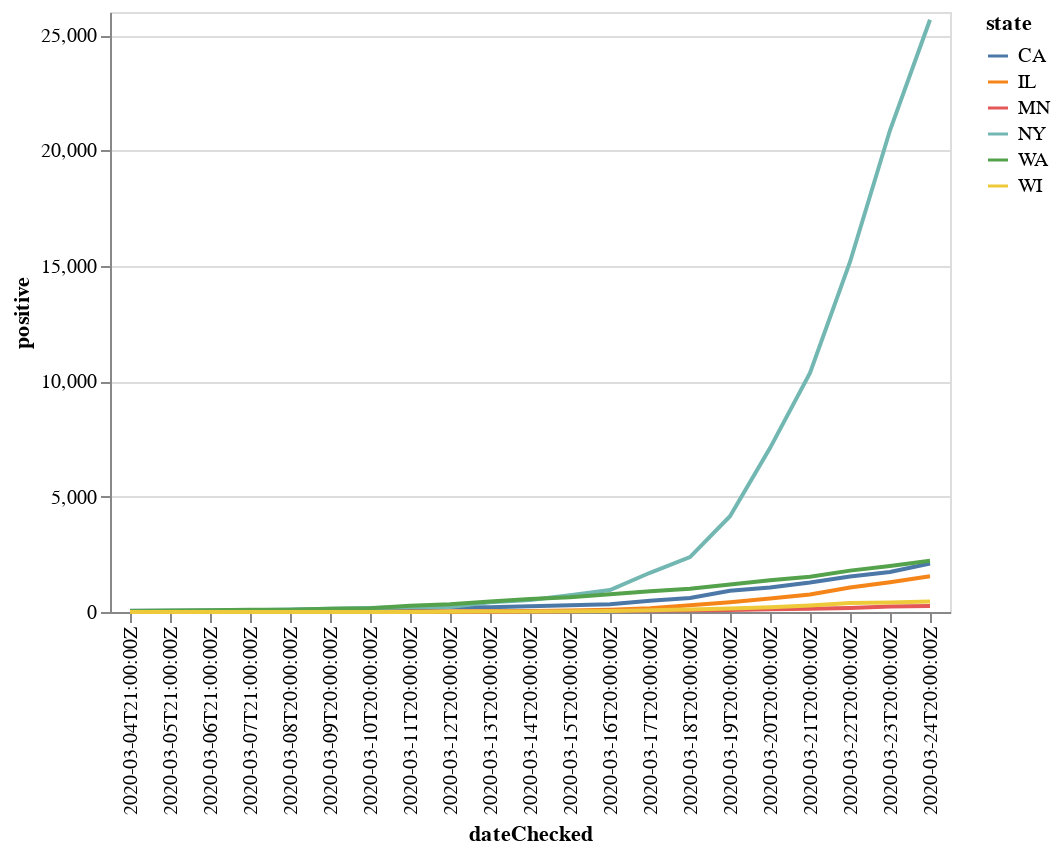

The notebook cell this image was saved under:
### Code cell
all_curve_linear = alt.Chart(filtered).mark_line().encode(
    x='dateChecked',
    y='positive',
    color="state"
)
all_curve_linear

### Figure 1 — Vega-Lite specification as saved in the notebook (floating-point values rounded to 4 significant figures)
{"config": {"view": {"continuousWidth": 400, "continuousHeight": 300}}, "data": {"name": "data-dd9cf3550367fa18b88a570924646359"}, "mark": "line", "encoding": {"color": {"type": "nominal", "field": "state"}, "x": {"type": "nominal", "field": "dateChecked"}, "y": {"type": "quantitative", "field": "positive"}}, "$schema": "https://vega.github.io/schema/vega-lite/v4.0.2.json", "datasets": {"data-dd9cf3550367fa18b88a570924646359": [{"date": 20200324, "state": "CA", "positive": 2102.0, "negative": 13450.0, "pending": 12100.0, "hospitalized": null, "death": 40.0, "total": 27654, "dateChecked": "2020-03-24T20:00:00Z", "totalTestResults": 15554}, {"date": 20200324, "state": "IL", "positive": 1551.0, "negative": 9934.0, "pending": null, "hospitalized": null, "death": 16.0, "total": 11485, "dateChecked": "2020-03-24T20:00:00Z", "totalTestResults": 11485}, {"date": 20200324, "state": "MN", "positive": 262.0, "negative": 5550.0, "pending": null, "hospitalized": 21.0, "death": 1.0, "total": 5812, "dateChecked": "2020-03-24T20:00:00Z", "totalTestResults": 5812}, {"date": 20200324, "state": "NY", "positive": 25660.0, "negative": 65600.0, "pending": null, "hospitalized": 3234.0, "death": 210.0, "total": 91270, "dateChecked": "2020-03-24T20:00:00Z", "totalTestResults": 91270}, {"date": 20200324, "state": "WA", "positive": 2221.0, "negative": 31710.0, "pending": null, "hospitalized": null, "death": 110.0, "total": 33933, "dateChecked": "2020-03-24T20:00:00Z", "totalTestResults": 33933}, {"date": 20200324, "state": "WI", "positive": 457.0, "negative": 8237.0, "pending": null, "hospitalized": null, "death": 5.0, "total": 8694, "dateChecked": "2020-03-24T20:00:00Z", "totalTestResults": 8694}, {"date": 20200323, "state": "CA", "positive": 1733.0, "negative": 12570.0, "pending": 12100.0, "hospitalized": null, "death": 27.0, "total": 26400, "dateChecked": "2020-03-23T20:00:00Z", "totalTestResults": 14300}, {"date": 20200323, "state": "IL", "positive": 1285.0, "negative": 8583.0, "pending": null, "hospitalized": null, "death": 12.0, "total": 9868, "dateChecked": "2020-03-23T20:00:00Z", "totalTestResults": 9868}, {"date": 20200323, "state": "MN", "positive": 235.0, "negative": 4511.0, "pending": null, "hospitalized": 17.0, "death": 1.0, "total": 4746, "dateChecked": "2020-03-23T20:00:00Z", "totalTestResults": 4746}, {"date": 20200323, "state": "NY", "positive": 20880.0, "negative": 57410.0, "pending": null, "hospitalized": 2635.0, "death": 114.0, "total": 78289, "dateChecked": "2020-03-23T20:00:00Z", "totalTestResults": 78289}, {"date": 20200323, "state": "WA", "positive": 1996.0, "negative": 28880.0, "pending": null, "hospitalized": null, "death": 95.0, "total": 30875, "dateChecked": "2020-03-23T20:00:00Z", "totalTestResults": 30875}, {"date": 20200323, "state": "WI", "positive": 416.0, "negative": 7050.0, "pending": null, "hospitalized": null, "death": 5.0, "total": 7466, "dateChecked": "2020-03-23T20:00:00Z", "totalTestResults": 7466}, {"date": 20200322, "state": "CA", "positive": 1536.0, "negative": 11300.0, "pending": null, "hospitalized": null, "death": 27.0, "total": 12840, "dateChecked": "2020-03-22T20:00:00Z", "totalTestResults": 12840}, {"date": 20200322, "state": "IL", "positive": 1058.0, "negative": 7271.0, "pending": null, "hospitalized": null, "death": 9.0, "total": 8329, "dateChecked": "2020-03-22T20:00:00Z", "totalTestResults": 8329}, {"date": 20200322, "state": "MN", "positive": 169.0, "negative": 4511.0, "pending": null, "hospitalized": 12.0, "death": 1.0, "total": 4680, "dateChecked": "2020-03-22T20:00:00Z", "totalTestResults": 4680}, {"date": 20200322, "state": "NY", "positive": 15170.0, "negative": 46230.0, "pending": null, "hospitalized": 1974.0, "death": 114.0, "total": 61401, "dateChecked": "2020-03-22T20:00:00Z", "totalTestResults": 61401}, {"date": 20200322, "state": "WA", "positive": 1793.0, "negative": 25330.0, "pending": null, "hospitalized": null, "death": 94.0, "total": 27121, "dateChecked": "2020-03-22T20:00:00Z", "totalTestResults": 27121}, {"date": 20200322, "state": "WI", "positive": 385.0, "negative": 6230.0, "pending": null, "hospitalized": null, "death": 4.0, "total": 6615, "dateChecked": "2020-03-22T20:00:00Z", "totalTestResults": 6615}, {"date": 20200321, "state": "CA", "positive": 1279.0, "negative": 11250.0, "pending": null, "hospitalized": null, "death": 24.0, "total": 12528, "dateChecked": "2020-03-21T20:00:00Z", "totalTestResults": 12528}, {"date": 20200321, "state": "IL", "positive": 759.0, "negative": 5488.0, "pending": null, "hospitalized": null, "death": 6.0, "total": 6247, "dateChecked": "2020-03-21T20:00:00Z", "totalTestResults": 6247}, {"date": 20200321, "state": "MN", "positive": 138.0, "negative": 3952.0, "pending": null, "hospitalized": null, "death": 1.0, "total": 4090, "dateChecked": "2020-03-21T20:00:00Z", "totalTestResults": 4090}, {"date": 20200321, "state": "NY", "positive": 10360.0, "negative": 35080.0, "pending": null, "hospitalized": 1603.0, "death": 44.0, "total": 45437, "dateChecked": "2020-03-21T20:00:00Z", "totalTestResults": 45437}, {"date": 20200321, "state": "WA", "positive": 1524.0, "negative": 21720.0, "pending": null, "hospitalized": null, "death": 83.0, "total": 23243, "dateChecked": "2020-03-21T20:00:00Z", "totalTestResults": 23243}, {"date": 20200321, "state": "WI", "positive": 281.0, "negative": 4628.0, "pending": null, "hospitalized": null, "death": 4.0, "total": 4909, "dateChecked": "2020-03-21T20:00:00Z", "totalTestResults": 4909}, {"date": 20200320, "state": "CA", "positive": 1063.0, "negative": 10420.0, "pending": null, "hospitalized": null, "death": 20.0, "total": 11487, "dateChecked": "2020-03-20T20:00:00Z", "totalTestResults": 11487}, {"date": 20200320, "state": "IL", "positive": 590.0, "negative": 3696.0, "pending": null, "hospitalized": null, "death": 5.0, "total": 4286, "dateChecked": "2020-03-20T20:00:00Z", "totalTestResults": 4286}, {"date": 20200320, "state": "MN", "positive": 115.0, "negative": 3741.0, "pending": null, "hospitalized": null, "death": null, "total": 3856, "dateChecked": "2020-03-20T20:00:00Z", "totalTestResults": 3856}, {"date": 20200320, "state": "NY", "positive": 7102.0, "negative": 25320.0, "pending": null, "hospitalized": null, "death": 35.0, "total": 32427, "dateChecked": "2020-03-20T20:00:00Z", "totalTestResults": 32427}, {"date": 20200320, "state": "WA", "positive": 1376.0, "negative": 19340.0, "pending": null, "hospitalized": null, "death": 74.0, "total": 20712, "dateChecked": "2020-03-20T20:00:00Z", "totalTestResults": 20712}, {"date": 20200320, "state": "WI", "positive": 206.0, "negative": 3455.0, "pending": null, "hospitalized": null, "death": 3.0, "total": 3661, "dateChecked": "2020-03-20T20:00:00Z", "totalTestResults": 3661}, {"date": 20200319, "state": "CA", "positive": 924.0, "negative": 8787.0, "pending": null, "hospitalized": null, "death": 18.0, "total": 9711, "dateChecked": "2020-03-19T20:00:00Z", "totalTestResults": 9711}, {"date": 20200319, "state": "IL", "positive": 426.0, "negative": 2725.0, "pending": null, "hospitalized": null, "death": 4.0, "total": 3151, "dateChecked": "2020-03-19T20:00:00Z", "totalTestResults": 3151}, {"date": 20200319, "state": "MN", "positive": 89.0, "negative": 2949.0, "pending": null, "hospitalized": null, "death": null, "total": 3038, "dateChecked": "2020-03-19T20:00:00Z", "totalTestResults": 3038}, {"date": 20200319, "state": "NY", "positive": 4152.0, "negative": 18130.0, "pending": null, "hospitalized": null, "death": 12.0, "total": 22284, "dateChecked": "2020-03-19T20:00:00Z", "totalTestResults": 22284}, {"date": 20200319, "state": "WA", "positive": 1187.0, "negative": 15920.0, "pending": null, "hospitalized": null, "death": 66.0, "total": 17105, "dateChecked": "2020-03-19T20:00:00Z", "totalTestResults": 17105}, {"date": 20200319, "state": "WI", "positive": 155.0, "negative": 2192.0, "pending": null, "hospitalized": null, "death": null, "total": 2347, "dateChecked": "2020-03-19T20:00:00Z", "totalTestResults": 2347}, {"date": 20200318, "state": "CA", "positive": 611.0, "negative": 7981.0, "pending": null, "hospitalized": null, "death": 13.0, "total": 8592, "dateChecked": "2020-03-18T20:00:00Z", "totalTestResults": 8592}, {"date": 20200318, "state": "IL", "positive": 289.0, "negative": 1763.0, "pending": null, "hospitalized": null, "death": 1.0, "total": 2052, "dateChecked": "2020-03-18T20:00:00Z", "totalTestResults": 2052}, {"date": 20200318, "state": "MN", "positive": 77.0, "negative": 2685.0, "pending": null, "hospitalized": null, "death": null, "total": 2762, "dateChecked": "2020-03-18T20:00:00Z", "totalTestResults": 2762}, {"date": 20200318, "state": "NY", "positive": 2382.0, "negative": 12220.0, "pending": null, "hospitalized": null, "death": 12.0, "total": 14597, "dateChecked": "2020-03-18T20:00:00Z", "totalTestResults": 14597}, {"date": 20200318, "state": "WA", "positive": 1012.0, "negative": 13120.0, "pending": null, "hospitalized": null, "death": 52.0, "total": 14129, "dateChecked": "2020-03-18T20:00:00Z", "totalTestResults": 14129}, {"date": 20200318, "state": "WI", "positive": 106.0, "negative": 1577.0, "pending": null, "hospitalized": null, "death": null, "total": 1683, "dateChecked": "2020-03-18T20:00:00Z", "totalTestResults": 1683}, {"date": 20200317, "state": "CA", "positive": 483.0, "negative": 7981.0, "pending": null, "hospitalized": null, "death": 11.0, "total": 8407, "dateChecked": "2020-03-17T20:00:00Z", "totalTestResults": 8464}, {"date": 20200317, "state": "IL", "positive": 160.0, "negative": 1340.0, "pending": null, "hospitalized": null, "death": 1.0, "total": 1500, "dateChecked": "2020-03-17T20:00:00Z", "totalTestResults": 1500}, {"date": 20200317, "state": "MN", "positive": 60.0, "negative": 2276.0, "pending": null, "hospitalized": null, "death": null, "total": 2336, "dateChecked": "2020-03-17T20:00:00Z", "totalTestResults": 2336}, {"date": 20200317, "state": "NY", "positive": 1700.0, "negative": 5506.0, "pending": null, "hospitalized": null, "death": 7.0, "total": 7206, "dateChecked": "2020-03-17T20:00:00Z", "totalTestResults": 7206}, {"date": 20200317, "state": "WA", "positive": 904.0, "negative": 11580.0, "pending": null, "hospitalized": null, "death": 48.0, "total": 12486, "dateChecked": "2020-03-17T20:00:00Z", "totalTestResults": 12486}, {"date": 20200317, "state": "WI", "positive": 72.0, "negative": 1038.0, "pending": null, "hospitalized": null, "death": null, "total": 1110, "dateChecked": "2020-03-17T20:00:00Z", "totalTestResults": 1110}, {"date": 20200316, "state": "CA", "positive": 335.0, "negative": 7981.0, "pending": null, "hospitalized": null, "death": 6.0, "total": 8316, "dateChecked": "2020-03-16T20:00:00Z", "totalTestResults": 8316}, {"date": 20200316, "state": "IL", "positive": 93.0, "negative": 932.0, "pending": null, "hospitalized": null, "death": null, "total": 1025, "dateChecked": "2020-03-16T20:00:00Z", "totalTestResults": 1025}, {"date": 20200316, "state": "MN", "positive": 54.0, "negative": 1839.0, "pending": null, "hospitalized": null, "death": null, "total": 1893, "dateChecked": "2020-03-16T20:00:00Z", "totalTestResults": 1893}, {"date": 20200316, "state": "NY", "positive": 950.0, "negative": 4543.0, "pending": null, "hospitalized": null, "death": 7.0, "total": 5493, "dateChecked": "2020-03-16T20:00:00Z", "totalTestResults": 5493}, {"date": 20200316, "state": "WA", "positive": 769.0, "negative": 9451.0, "pending": null, "hospitalized": null, "death": 42.0, "total": 10220, "dateChecked": "2020-03-16T20:00:00Z", "totalTestResults": 10220}, {"date": 20200316, "state": "WI", "positive": 47.0, "negative": 504.0, "pending": null, "hospitalized": null, "death": null, "total": 551, "dateChecked": "2020-03-16T20:00:00Z", "totalTestResults": 551}, {"date": 20200315, "state": "CA", "positive": 293.0, "negative": 916.0, "pending": null, "hospitalized": null, "death": 5.0, "total": 1209, "dateChecked": "2020-03-15T20:00:00Z", "totalTestResults": 1209}, {"date": 20200315, "state": "IL", "positive": 64.0, "negative": 449.0, "pending": 195.0, "hospitalized": null, "death": null, "total": 708, "dateChecked": "2020-03-15T20:00:00Z", "totalTestResults": 513}, {"date": 20200315, "state": "MN", "positive": 35.0, "negative": 1387.0, "pending": null, "hospitalized": null, "death": null, "total": 1422, "dateChecked": "2020-03-15T20:00:00Z", "totalTestResults": 1422}, {"date": 20200315, "state": "NY", "positive": 729.0, "negative": 4543.0, "pending": null, "hospitalized": null, "death": 3.0, "total": 5272, "dateChecked": "2020-03-15T20:00:00Z", "totalTestResults": 5272}, {"date": 20200315, "state": "WA", "positive": 642.0, "negative": 7122.0, "pending": null, "hospitalized": null, "death": 40.0, "total": 7764, "dateChecked": "2020-03-15T20:00:00Z", "totalTestResults": 7764}, {"date": 20200315, "state": "WI", "positive": 33.0, "negative": 313.0, "pending": null, "hospitalized": null, "death": null, "total": 346, "dateChecked": "2020-03-15T20:00:00Z", "totalTestResults": 346}, {"date": 20200314, "state": "CA", "positive": 252.0, "negative": 916.0, "pending": null, "hospitalized": null, "death": 5.0, "total": 1168, "dateChecked": "2020-03-14T20:00:00Z", "totalTestResults": 1168}, {"date": 20200314, "state": "IL", "positive": 46.0, "negative": 316.0, "pending": 82.0, "hospitalized": null, "death": null, "total": 444, "dateChecked": "2020-03-14T20:00:00Z", "totalTestResults": 362}, {"date": 20200314, "state": "MN", "positive": 21.0, "negative": 847.0, "pending": null, "hospitalized": null, "death": null, "total": 868, "dateChecked": "2020-03-14T20:00:00Z", "totalTestResults": 868}, {"date": 20200314, "state": "NY", "positive": 524.0, "negative": 2779.0, "pending": null, "hospitalized": null, "death": null, "total": 3303, "dateChecked": "2020-03-14T20:00:00Z", "totalTestResults": 3303}, {"date": 20200314, "state": "WA", "positive": 568.0, "negative": 6001.0, "pending": null, "hospitalized": null, "death": 37.0, "total": 6569, "dateChecked": "2020-03-14T20:00:00Z", "totalTestResults": 6569}, {"date": 20200314, "state": "WI", "positive": 19.0, "negative": 169.0, "pending": null, "hospitalized": null, "death": null, "total": 188, "dateChecked": "2020-03-14T20:00:00Z", "totalTestResults": 188}, {"date": 20200313, "state": "CA", "positive": 202.0, "negative": 916.0, "pending": null, "hospitalized": null, "death": 4.0, "total": 1118, "dateChecked": "2020-03-13T20:00:00Z", "totalTestResults": 1118}, {"date": 20200313, "state": "IL", "positive": 32.0, "negative": 294.0, "pending": 92.0, "hospitalized": null, "death": null, "total": 418, "dateChecked": "2020-03-13T20:00:00Z", "totalTestResults": 326}, {"date": 20200313, "state": "MN", "positive": 14.0, "negative": 541.0, "pending": null, "hospitalized": null, "death": null, "total": 555, "dateChecked": "2020-03-13T20:00:00Z", "totalTestResults": 555}, {"date": 20200313, "state": "NY", "positive": 421.0, "negative": 2779.0, "pending": null, "hospitalized": null, "death": null, "total": 3200, "dateChecked": "2020-03-13T20:00:00Z", "totalTestResults": 3200}, {"date": 20200313, "state": "WA", "positive": 457.0, "negative": 4350.0, "pending": null, "hospitalized": null, "death": 31.0, "total": 4807, "dateChecked": "2020-03-13T20:00:00Z", "totalTestResults": 4807}, {"date": 20200313, "state": "WI", "positive": 19.0, "negative": 169.0, "pending": null, "hospitalized": null, "death": null, "total": 188, "dateChecked": "2020-03-13T20:00:00Z", "totalTestResults": 188}, {"date": 20200312, "state": "CA", "positive": 202.0, "negative": 916.0, "pending": null, "hospitalized": null, "death": 4.0, "total": 1118, "dateChecked": "2020-03-12T20:00:00Z", "totalTestResults": 1118}, {"date": 20200312, "state": "IL", "positive": 25.0, "negative": 266.0, "pending": 76.0, "hospitalized": null, "death": null, "total": 367, "dateChecked": "2020-03-12T20:00:00Z", "totalTestResults": 291}, {"date": 20200312, "state": "MN", "positive": 9.0, "negative": 307.0, "pending": null, "hospitalized": null, "death": null, "total": 316, "dateChecked": "2020-03-12T20:00:00Z", "totalTestResults": 316}, {"date": 20200312, "state": "NY", "positive": 216.0, "negative": 92.0, "pending": null, "hospitalized": null, "death": null, "total": 308, "dateChecked": "2020-03-12T20:00:00Z", "totalTestResults": 308}, {"date": 20200312, "state": "WA", "positive": 337.0, "negative": 3037.0, "pending": null, "hospitalized": null, "death": 29.0, "total": 3403, "dateChecked": "2020-03-12T20:00:00Z", "totalTestResults": 3374}, {"date": 20200312, "state": "WI", "positive": 8.0, "negative": 84.0, "pending": null, "hospitalized": null, "death": null, "total": 92, "dateChecked": "2020-03-12T20:00:00Z", "totalTestResults": 92}, {"date": 20200311, "state": "CA", "positive": 157.0, "negative": 916.0, "pending": null, "hospitalized": null, "death": null, "total": 1073, "dateChecked": "2020-03-11T20:00:00Z", "totalTestResults": 1073}, {"date": 20200311, "state": "IL", "positive": 19.0, "negative": 244.0, "pending": 63.0, "hospitalized": null, "death": null, "total": 326, "dateChecked": "2020-03-11T20:00:00Z", "totalTestResults": 263}, {"date": 20200311, "state": "MN", "positive": 5.0, "negative": 217.0, "pending": null, "hospitalized": null, "death": null, "total": 222, "dateChecked": "2020-03-11T20:00:00Z", "totalTestResults": 222}, {"date": 20200311, "state": "NY", "positive": 216.0, "negative": 92.0, "pending": null, "hospitalized": null, "death": null, "total": 308, "dateChecked": "2020-03-11T20:00:00Z", "totalTestResults": 308}, {"date": 20200311, "state": "WA", "positive": 267.0, "negative": 2175.0, "pending": null, "hospitalized": null, "death": 24.0, "total": 2466, "dateChecked": "2020-03-11T20:00:00Z", "totalTestResults": 2442}, {"date": 20200311, "state": "WI", "positive": 3.0, "negative": 43.0, "pending": null, "hospitalized": null, "death": null, "total": 46, "dateChecked": "2020-03-11T20:00:00Z", "totalTestResults": 46}, {"date": 20200310, "state": "CA", "positive": 133.0, "negative": 690.0, "pending": null, "hospitalized": null, "death": null, "total": 823, "dateChecked": "2020-03-10T20:00:00Z", "totalTestResults": 823}, {"date": 20200310, "state": "IL", "positive": 19.0, "negative": 244.0, "pending": 63.0, "hospitalized": null, "death": null, "total": 326, "dateChecked": "2020-03-10T20:00:00Z", "totalTestResults": 263}, {"date": 20200310, "state": "MN", "positive": 3.0, "negative": 132.0, "pending": null, "hospitalized": null, "death": null, "total": 135, "dateChecked": "2020-03-10T20:00:00Z", "totalTestResults": 135}, {"date": 20200310, "state": "NY", "positive": 173.0, "negative": 92.0, "pending": null, "hospitalized": null, "death": null, "total": 265, "dateChecked": "2020-03-10T20:00:00Z", "totalTestResults": 265}, {"date": 20200310, "state": "WA", "positive": 162.0, "negative": 1110.0, "pending": null, "hospitalized": null, "death": null, "total": 1272, "dateChecked": "2020-03-10T20:00:00Z", "totalTestResults": 1272}, {"date": 20200310, "state": "WI", "positive": 2.0, "negative": 36.0, "pending": null, "hospitalized": null, "death": null, "total": 38, "dateChecked": "2020-03-10T20:00:00Z", "totalTestResults": 38}, {"date": 20200309, "state": "CA", "positive": 114.0, "negative": 690.0, "pending": null, "hospitalized": null, "death": null, "total": 804, "dateChecked": "2020-03-09T20:00:00Z", "totalTestResults": 804}, {"date": 20200309, "state": "IL", "positive": 7.0, "negative": 191.0, "pending": 44.0, "hospitalized": null, "death": null, "total": 242, "dateChecked": "2020-03-09T20:00:00Z", "totalTestResults": 198}, {"date": 20200309, "state": "MN", "positive": 2.0, "negative": 80.0, "pending": null, "hospitalized": null, "death": null, "total": 82, "dateChecked": "2020-03-09T20:00:00Z", "totalTestResults": 82}, {"date": 20200309, "state": "NY", "positive": 142.0, "negative": 92.0, "pending": null, "hospitalized": null, "death": null, "total": 234, "dateChecked": "2020-03-09T20:00:00Z", "totalTestResults": 234}, {"date": 20200309, "state": "WA", "positive": 136.0, "negative": 1110.0, "pending": null, "hospitalized": null, "death": null, "total": 1246, "dateChecked": "2020-03-09T20:00:00Z", "totalTestResults": 1246}, {"date": 20200309, "state": "WI", "positive": 1.0, "negative": 36.0, "pending": null, "hospitalized": null, "death": null, "total": 37, "dateChecked": "2020-03-09T20:00:00Z", "totalTestResults": 37}, {"date": 20200308, "state": "NY", "positive": 105.0, "negative": 92.0, "pending": null, "hospitalized": null, "death": null, "total": 197, "dateChecked": "2020-03-08T20:00:00Z", "totalTestResults": 197}, {"date": 20200308, "state": "WA", "positive": 102.0, "negative": 640.0, "pending": 60.0, "hospitalized": null, "death": null, "total": 802, "dateChecked": "2020-03-08T20:00:00Z", "totalTestResults": 742}, {"date": 20200308, "state": "CA", "positive": 88.0, "negative": 462.0, "pending": null, "hospitalized": null, "death": null, "total": 550, "dateChecked": "2020-03-08T20:00:00Z", "totalTestResults": 550}, {"date": 20200308, "state": "IL", "positive": 6.0, "negative": 191.0, "pending": 44.0, "hospitalized": null, "death": null, "total": 241, "dateChecked": "2020-03-08T20:00:00Z", "totalTestResults": 197}, {"date": 20200308, "state": "MN", "positive": 1.0, "negative": 48.0, "pending": null, "hospitalized": null, "death": null, "total": 49, "dateChecked": "2020-03-08T20:00:00Z", "totalTestResults": 49}, {"date": 20200308, "state": "WI", "positive": 1.0, "negative": 31.0, "pending": 12.0, "hospitalized": null, "death": null, "total": 44, "dateChecked": "2020-03-08T20:00:00Z", "totalTestResults": 32}, {"date": 20200307, "state": "WA", "positive": 102.0, "negative": 370.0, "pending": 66.0, "hospitalized": null, "death": null, "total": 538, "dateChecked": "2020-03-07T21:00:00Z", "totalTestResults": 472}, {"date": 20200307, "state": "NY", "positive": 76.0, "negative": 92.0, "pending": 236.0, "hospitalized": null, "death": null, "total": 404, "dateChecked": "2020-03-07T21:00:00Z", "totalTestResults": 168}, {"date": 20200307, "state": "CA", "positive": 69.0, "negative": 462.0, "pending": null, "hospitalized": null, "death": null, "total": 531, "dateChecked": "2020-03-07T21:00:00Z", "totalTestResults": 531}, {"date": 20200307, "state": "IL", "positive": 6.0, "negative": 191.0, "pending": 44.0, "hospitalized": null, "death": null, "total": 241, "dateChecked": "2020-03-07T21:00:00Z", "totalTestResults": 197}, {"date": 20200307, "state": "MN", "positive": 1.0, "negative": 48.0, "pending": null, "hospitalized": null, "death": null, "total": 49, "dateChecked": "2020-03-07T21:00:00Z", "totalTestResults": 49}, {"date": 20200307, "state": "WI", "positive": 1.0, "negative": 31.0, "pending": 12.0, "hospitalized": null, "death": null, "total": 44, "dateChecked": "2020-03-07T21:00:00Z", "totalTestResults": 32}, {"date": 20200306, "state": "WA", "positive": 79.0, "negative": 370.0, "pending": null, "hospitalized": null, "death": null, "total": 449, "dateChecked": "2020-03-06T21:00:00Z", "totalTestResults": 449}, {"date": 20200306, "state": "CA", "positive": 60.0, "negative": 462.0, "pending": null, "hospitalized": null, "death": null, "total": 522, "dateChecked": "2020-03-06T21:00:00Z", "totalTestResults": 522}, {"date": 20200306, "state": "NY", "positive": 33.0, "negative": 92.0, "pending": 236.0, "hospitalized": null, "death": null, "total": 361, "dateChecked": "2020-03-06T21:00:00Z", "totalTestResults": 125}, {"date": 20200306, "state": "IL", "positive": 5.0, "negative": 180.0, "pending": 35.0, "hospitalized": null, "death": null, "total": 220, "dateChecked": "2020-03-06T21:00:00Z", "totalTestResults": 185}, {"date": 20200306, "state": "WI", "positive": 1.0, "negative": 31.0, "pending": 12.0, "hospitalized": null, "death": null, "total": 44, "dateChecked": "2020-03-06T21:00:00Z", "totalTestResults": 32}, {"date": 20200306, "state": "MN", "positive": 0.0, "negative": 36.0, "pending": null, "hospitalized": null, "death": null, "total": 36, "dateChecked": "2020-03-06T21:00:00Z", "totalTestResults": 36}, {"date": 20200305, "state": "WA", "positive": 70.0, "negative": null, "pending": null, "hospitalized": null, "death": null, "total": 70, "dateChecked": "2020-03-05T21:00:00Z", "totalTestResults": 70}, {"date": 20200305, "state": "CA", "positive": 53.0, "negative": 462.0, "pending": null, "hospitalized": null, "death": null, "total": 515, "dateChecked": "2020-03-05T21:00:00Z", "totalTestResults": 515}, {"date": 20200305, "state": "NY", "positive": 22.0, "negative": 76.0, "pending": 24.0, "hospitalized": null, "death": null, "total": 122, "dateChecked": "2020-03-05T21:00:00Z", "totalTestResults": 98}, {"date": 20200305, "state": "IL", "positive": 5.0, "negative": 165.0, "pending": 27.0, "hospitalized": null, "death": null, "total": 197, "dateChecked": "2020-03-05T21:00:00Z", "totalTestResults": 170}, {"date": 20200305, "state": "WI", "positive": 1.0, "negative": 19.0, "pending": 6.0, "hospitalized": null, "death": null, "total": 26, "dateChecked": "2020-03-05T21:00:00Z", "totalTestResults": 20}, {"date": 20200304, "state": "CA", "positive": 53.0, "negative": 462.0, "pending": null, "hospitalized": null, "death": null, "total": 515, "dateChecked": "2020-03-04T21:00:00Z", "totalTestResults": 515}, {"date": 20200304, "state": "IL", "positive": 4.0, "negative": 124.0, "pending": 27.0, "hospitalized": null, "death": null, "total": 155, "dateChecked": "2020-03-04T21:00:00Z", "totalTestResults": 128}, {"date": 20200304, "state": "NY", "positive": 6.0, "negative": 48.0, "pending": 24.0, "hospitalized": null, "death": null, "total": 78, "dateChecked": "2020-03-04T21:00:00Z", "totalTestResults": 54}, {"date": 20200304, "state": "WA", "positive": 39.0, "negative": null, "pending": null, "hospitalized": null, "death": null, "total": 39, "dateChecked": "2020-03-04T21:00:00Z", "totalTestResults": 39}, {"date": 20200304, "state": "WI", "positive": 1.0, "negative": 19.0, "pending": 6.0, "hospitalized": null, "death": null, "total": 26, "dateChecked": "2020-03-04T21:00:00Z", "totalTestResults": 20}]}}
